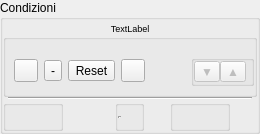
     <widget class="QGroupBox" name="groupBoxMainSearch">
      <property name="sizePolicy">
       <sizepolicy hsizetype="Maximum" vsizetype="Preferred">
        <horstretch>1</horstretch>
        <verstretch>0</verstretch>
       </sizepolicy>
      </property>
      <property name="font">
       <font>
        <weight>50</weight>
        <bold>false</bold>
       </font>
      </property>
      <property name="title">
       <string>Condizioni</string>
      </property>
      <layout class="QGridLayout" name="gridLayout_2">
       <property name="leftMargin">
        <number>0</number>
       </property>
       <property name="topMargin">
        <number>3</number>
       </property>
       <property name="rightMargin">
        <number>0</number>
       </property>
       <property name="bottomMargin">
        <number>0</number>
       </property>
       <property name="spacing">
        <number>0</number>
       </property>
       <item row="1" column="0" colspan="3">
        <widget class="QGroupBox" name="groupBoxZero_9">
         <property name="sizePolicy">
          <sizepolicy hsizetype="Maximum" vsizetype="Maximum">
           <horstretch>0</horstretch>
           <verstretch>0</verstretch>
          </sizepolicy>
         </property>
         <property name="styleSheet">
          <string notr="true"/>
         </property>
         <property name="title">
          <string/>
         </property>
         <property name="alignment">
          <set>Qt::AlignCenter</set>
         </property>
         <layout class="QHBoxLayout" name="horizontalLayout">
          <property name="sizeConstraint">
           <enum>QLayout::SetDefaultConstraint</enum>
          </property>
          <property name="leftMargin">
           <number>8</number>
          </property>
          <property name="topMargin">
           <number>15</number>
          </property>
          <property name="rightMargin">
           <number>0</number>
          </property>
          <property name="bottomMargin">
           <number>8</number>
          </property>
          <item>
           <widget class="QToolButton" name="toolButtonAddCondition">
            <property name="font">
             <font>
              <pointsize>8</pointsize>
              <weight>50</weight>
              <bold>false</bold>
             </font>
            </property>
            <property name="cursor">
             <cursorShape>PointingHandCursor</cursorShape>
            </property>
            <property name="toolTip">
             <string>Aggiungi condizione</string>
            </property>
            <property name="text">
             <string/>
            </property>
            <property name="icon">
             <iconset resource="../../resources.qrc">
              <normaloff>:/images/add.png</normaloff>:/images/add.png</iconset>
            </property>
           </widget>
          </item>
          <item>
           <widget class="QToolButton" name="toolButtonDeleteAll">
            <property name="cursor">
             <cursorShape>PointingHandCursor</cursorShape>
            </property>
            <property name="toolTip">
             <string>Rimuovi tutte le condizioni</string>
            </property>
            <property name="text">
             <string>-</string>
            </property>
            <property name="icon">
             <iconset resource="../../resources.qrc">
              <normaloff>:/images/deleteall.png</normaloff>:/images/deleteall.png</iconset>
            </property>
            <property name="iconSize">
             <size>
              <width>16</width>
              <height>16</height>
             </size>
            </property>
           </widget>
          </item>
          <item>
           <widget class="QToolButton" name="toolButtonReset">
            <property name="cursor">
             <cursorShape>PointingHandCursor</cursorShape>
            </property>
            <property name="toolTip">
             <string>Resetta tutte le condizioni</string>
            </property>
            <property name="text">
             <string>Reset</string>
            </property>
            <property name="icon">
             <iconset resource="../../resources.qrc">
              <normaloff>:/images/reset.png</normaloff>:/images/reset.png</iconset>
            </property>
           </widget>
          </item>
          <item>
           <widget class="QToolButton" name="toolButtonDeactivate">
            <property name="cursor">
             <cursorShape>PointingHandCursor</cursorShape>
            </property>
            <property name="toolTip">
             <string>Disattiva tutte le condizioni</string>
            </property>
            <property name="text">
             <string/>
            </property>
            <property name="icon">
             <iconset resource="../../resources.qrc">
              <normaloff>:/images/deactivateall.png</normaloff>:/images/deactivateall.png</iconset>
            </property>
           </widget>
          </item>
          <item>
           <spacer name="horizontalSpacer">
            <property name="orientation">
             <enum>Qt::Horizontal</enum>
            </property>
            <property name="sizeType">
             <enum>QSizePolicy::MinimumExpanding</enum>
            </property>
            <property name="sizeHint" stdset="0">
             <size>
              <width>40</width>
              <height>20</height>
             </size>
            </property>
           </spacer>
          </item>
          <item>
           <widget class="QGroupBox" name="groupBoxZeroUpDown">
            <property name="enabled">
             <bool>false</bool>
            </property>
            <property name="title">
             <string/>
            </property>
            <layout class="QHBoxLayout" name="horizontalLayout_9">
             <property name="spacing">
              <number>0</number>
             </property>
             <property name="leftMargin">
              <number>0</number>
             </property>
             <property name="topMargin">
              <number>0</number>
             </property>
             <property name="rightMargin">
              <number>5</number>
             </property>
             <property name="bottomMargin">
              <number>0</number>
             </property>
             <item>
              <widget class="QToolButton" name="toolButtonCondDown">
               <property name="cursor">
                <cursorShape>PointingHandCursor</cursorShape>
               </property>
               <property name="text">
                <string>▼</string>
               </property>
              </widget>
             </item>
             <item>
              <widget class="QToolButton" name="toolButtonCondUp">
               <property name="cursor">
                <cursorShape>PointingHandCursor</cursorShape>
               </property>
               <property name="text">
                <string>▲</string>
               </property>
              </widget>
             </item>
            </layout>
           </widget>
          </item>
         </layout>
        </widget>
       </item>
       <item row="4" column="1">
        <widget class="QGroupBox" name="groupBoxZero_2">
         <property name="sizePolicy">
          <sizepolicy hsizetype="Maximum" vsizetype="Preferred">
           <horstretch>0</horstretch>
           <verstretch>0</verstretch>
          </sizepolicy>
         </property>
         <property name="title">
          <string/>
         </property>
         <layout class="QVBoxLayout" name="verticalLayout">
          <property name="spacing">
           <number>0</number>
          </property>
          <property name="leftMargin">
           <number>0</number>
          </property>
          <property name="topMargin">
           <number>10</number>
          </property>
          <property name="rightMargin">
           <number>8</number>
          </property>
          <property name="bottomMargin">
           <number>10</number>
          </property>
          <item>
           <widget class="Line" name="lineConditionsSeparator">
            <property name="frameShadow">
             <enum>QFrame::Sunken</enum>
            </property>
            <property name="midLineWidth">
             <number>1</number>
            </property>
            <property name="orientation">
             <enum>Qt::Vertical</enum>
            </property>
           </widget>
          </item>
         </layout>
        </widget>
       </item>
       <item row="4" column="2">
        <widget class="QGroupBox" name="groupBoxSearch2">
         <property name="sizePolicy">
          <sizepolicy hsizetype="Maximum" vsizetype="Minimum">
           <horstretch>0</horstretch>
           <verstretch>0</verstretch>
          </sizepolicy>
         </property>
         <property name="minimumSize">
          <size>
           <width>60</width>
           <height>0</height>
          </size>
         </property>
         <property name="acceptDrops">
          <bool>true</bool>
         </property>
         <property name="title">
          <string/>
         </property>
         <layout class="QVBoxLayout" name="verticalLayoutSearch2">
          <property name="spacing">
           <number>10</number>
          </property>
          <property name="leftMargin">
           <number>0</number>
          </property>
          <property name="topMargin">
           <number>9</number>
          </property>
          <property name="rightMargin">
           <number>9</number>
          </property>
         </layout>
        </widget>
       </item>
       <item row="4" column="0">
        <widget class="QGroupBox" name="groupBoxSearch">
         <property name="sizePolicy">
          <sizepolicy hsizetype="Maximum" vsizetype="Minimum">
           <horstretch>0</horstretch>
           <verstretch>0</verstretch>
          </sizepolicy>
         </property>
         <property name="minimumSize">
          <size>
           <width>60</width>
           <height>0</height>
          </size>
         </property>
         <property name="acceptDrops">
          <bool>true</bool>
         </property>
         <property name="title">
          <string/>
         </property>
         <layout class="QVBoxLayout" name="verticalLayoutSearch1">
          <property name="spacing">
           <number>10</number>
          </property>
          <property name="leftMargin">
           <number>9</number>
          </property>
          <property name="topMargin">
           <number>9</number>
          </property>
          <property name="rightMargin">
           <number>10</number>
          </property>
         </layout>
        </widget>
       </item>
       <item row="3" column="0" colspan="3">
        <widget class="Line" name="lineSchemaSeparator">
         <property name="styleSheet">
          <string notr="true">margin-left: 5px;margin-right: 5px;</string>
         </property>
         <property name="orientation">
          <enum>Qt::Horizontal</enum>
         </property>
        </widget>
       </item>
       <item row="0" column="0" colspan="3">
        <widget class="QLabel" name="labelSchema">
         <property name="sizePolicy">
          <sizepolicy hsizetype="Minimum" vsizetype="Maximum">
           <horstretch>0</horstretch>
           <verstretch>0</verstretch>
          </sizepolicy>
         </property>
         <property name="font">
          <font>
           <pointsize>7</pointsize>
           <weight>50</weight>
           <bold>false</bold>
          </font>
         </property>
         <property name="styleSheet">
          <string notr="true"/>
         </property>
         <property name="text">
          <string notr="true">TextLabel</string>
         </property>
         <property name="alignment">
          <set>Qt::AlignCenter</set>
         </property>
        </widget>
       </item>
      </layout>
     </widget>
